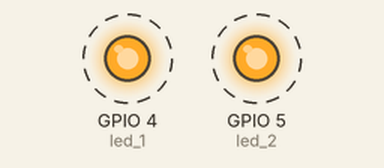
This sketch was run on a simulated ESP32. Shown: output pins drawn as LEDs (lit = HIGH). Dashed ring = blinking. What the sketch prints to the serial monitor is not drawn.

Above: at 0.15 s.
Timing chart, 0 to 3.0 s (numbered marks = the images above):
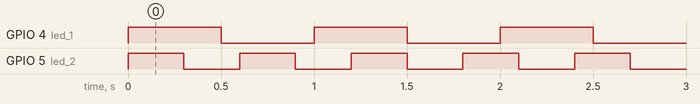

Measured:
- by itself, GPIO 4 (led_1): alternates HIGH for 0.50 s and LOW for 0.50 s
- by itself, GPIO 5 (led_2): alternates HIGH for 0.30 s and LOW for 0.30 s
- by itself, everything shown: repeats every 3.0 s, in 14 steps

The sketch:

part3_3.ino
```cpp
//EN20416362 part3_3

TaskHandle_t Task1;
TaskHandle_t Task2;

const int led_1 = 4;
const int led_2 = 5;


void setup() {
  Serial.begin(9600);
  pinMode(led_1, OUTPUT);
  pinMode(led_2, OUTPUT);
  xTaskCreatePinnedToCore (Task1code,"Task1",10000,NULL,1,&Task1,0);
  xTaskCreatePinnedToCore(Task2code,"Task2",10000,NULL,1,&Task2,1);
  vTaskStartScheduler();
}

void Task1code( void * parameter ){
  for(;;){
    Serial.print("Task1 is running on core ");
    Serial.println(xPortGetCoreID());

    digitalWrite(led_1, HIGH);
    vTaskDelay(500/portTICK_PERIOD_MS);
    digitalWrite(led_1, LOW);
    vTaskDelay(500/portTICK_PERIOD_MS);

  }
}

void Task2code( void * parameter ){
  for(;;){
    Serial.print("Task2 is running on core ");
    Serial.println(xPortGetCoreID());

    digitalWrite(led_2, HIGH);
    vTaskDelay(300/portTICK_PERIOD_MS);
    digitalWrite(led_2, LOW);
    vTaskDelay(300/portTICK_PERIOD_MS);
  }
}

void loop() {

}
```
